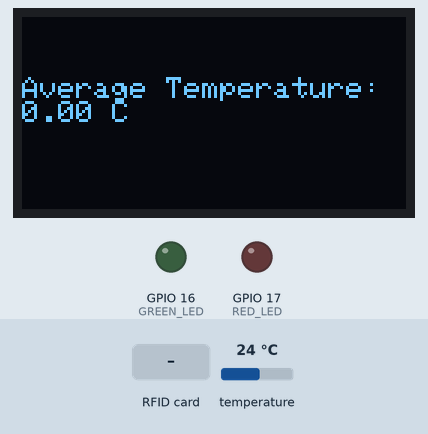
Simulated run of this program. Board: ESP32. Shown: 128×64 one-colour display, output pins drawn as LEDs (lit = HIGH). The test bench sets the inputs (shaded band); at power-on: temperature 24 °C. What the program prints to the serial monitor is not drawn.

Above: at 1.2 s.
1.3 s: RFID card A7 53 2E 06 held to the reader
At 4.5 s:
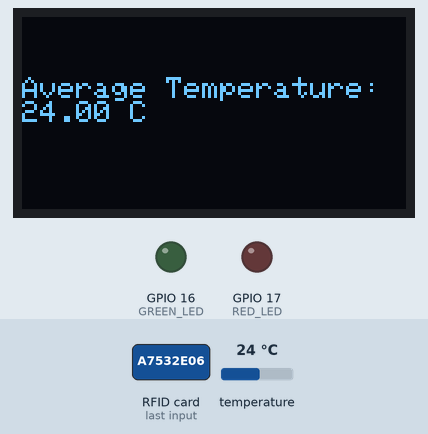
4.8 s: RFID card 5E 7A 19 C4 held to the reader
At 5.6 s:
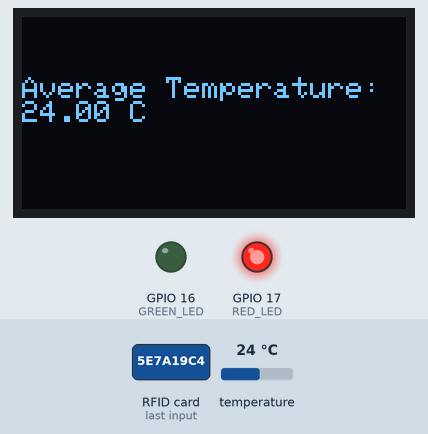
7.3 s: temperature set to 12 °C
At 9.1 s:
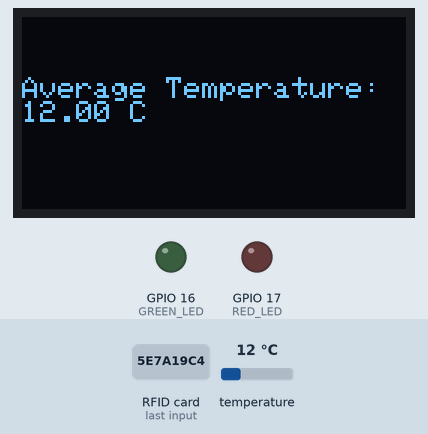
9.6 s: temperature set to 19 °C
11.6 s: RFID card 53 4E 04 56 held to the reader
At 12.8 s:
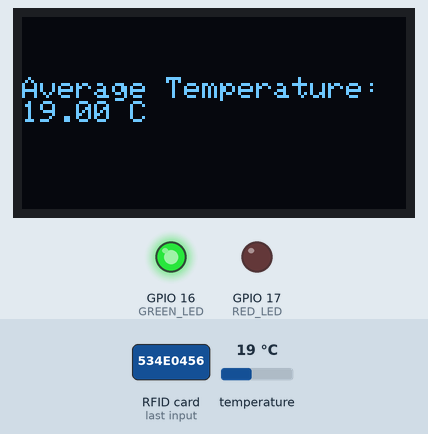
13.1 s: temperature set to 28 °C
At 15.3 s:
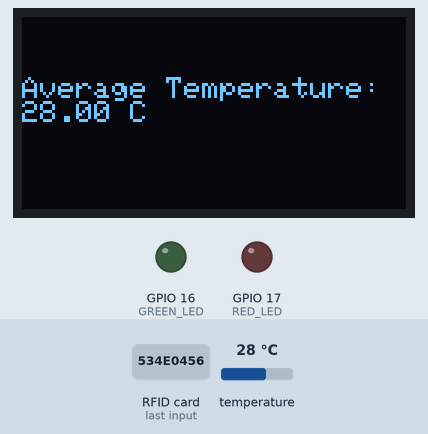
Timing chart, 0 to 16.7 s (numbered marks = the images above; inputs shaded):
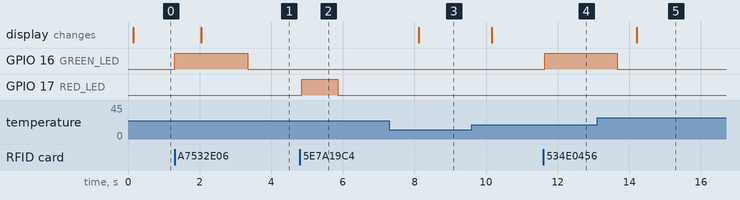

Measured:
- after the input at 1.3 s, GPIO 16 (GREEN_LED): LOW → HIGH at once, → LOW 2.0 s later
- after the input at 4.8 s, GPIO 17 (RED_LED): LOW → HIGH after 0.05 s, → LOW 1.0 s later
- after the input at 7.3 s, the display: changes after 0.83 s (image 3)
- after the input at 11.6 s, GPIO 16 (GREEN_LED): LOW → HIGH at once
- after the input at 13.1 s, the display: changes after 1.1 s (image 5)

The program:

main.cpp
```cpp
// Libraries needed for the project
#include <Arduino.h>
#include <Wire.h>
#include <SPI.h>
#include <SD.h>
#include <Adafruit_Sensor.h>
#include <Adafruit_BMP280.h>
#include <Adafruit_GFX.h>
#include <Adafruit_SSD1306.h>
#include <WiFi.h>
#include <MFRC522.h>
// BLE Library if selected as +1
#include "BLE_UART.h"

// Pin definitions
#define RFID_SS 5
#define RFID_RST 27

#define GREEN_LED 16
#define RED_LED 17

#define SCREEN_WIDTH 128
#define SCREEN_HEIGHT 64
#define OLED_DC 25
#define OLED_CS 26
#define OLED_RST 33
#define OLED_CLK 14
#define OLED_MOSI 13


//Global variables

String uid;
const int NUM_CARDS = 2; // Number of allowed cards
const String allowedCards[NUM_CARDS] = {"A7 53 2E 06", "53 4E 04 56"}; // Allowed card UIDs
unsigned long indicatorStart = 0; // Variable to store the start time of the indicator
unsigned long indicatorTime = 0; // Variable to store the duration of the indicator


bool indicatorOn = false; // Variable to track the state of the indicator
unsigned long lastScanTime = 0; // Variable to store the last scan time

float temperature; // Variable to store the temperature reading
unsigned long lastTempRead = 0; // Variable to store the last temperature reading time
const int TEMP_INTERVAL = 2000; // Interval for temperature readings in milliseconds
const int MAX_TEMP_READINGS = 10; // Maximum number of readings to store
float temperatureReadings[MAX_TEMP_READINGS] = {0}; // Array to store the temperature readings
int readingIndex = 0; // Index for storing temperature readings
int readingCount = 0; // Count of valid temperature readings

// Creating library objects
Adafruit_BMP280 bmp; // Object for BMP280 sensor
MFRC522 rfid(RFID_SS, RFID_RST); // Create MFRC522 instance
Adafruit_SSD1306 display(SCREEN_WIDTH, SCREEN_HEIGHT, OLED_MOSI, OLED_CLK, OLED_DC, OLED_RST, OLED_CS); // Create SSD1306 display object


//BMP280 Functions
void storeTemperatureReading(float temp) {
  temperatureReadings[readingIndex] = temp;
  readingIndex = (readingIndex + 1) % MAX_TEMP_READINGS;
  if (readingCount < MAX_TEMP_READINGS) {
    readingCount++;
  }
}

void calculateAverageTemperature() {
  if (readingCount == 0) {
    Serial.println("No temperature readings available.");
    return;
  }
    float sum = 0;
    for (int i = 0; i < readingCount; i++) {
    sum += temperatureReadings[i];
  }
   float average = sum / readingCount;
    Serial.print("Average Temperature: ");
    Serial.print(average);
    Serial.println(" C");
}

//LED Functions
void startIndicatorTimer(unsigned long duration)
{
  indicatorStart = millis();
  indicatorTime = duration;
  indicatorOn = true;
}

void allIndicatorsOff()
{
  digitalWrite(GREEN_LED, LOW);
  digitalWrite(RED_LED, LOW);
}

void onAccessGranted()
{
  Serial.println("ACCESS GRANTED");
  allIndicatorsOff();
  digitalWrite(GREEN_LED, HIGH);
  startIndicatorTimer(2000);
}

void onAccessDenied()
{
  Serial.println("ACCESS DENIED");
  allIndicatorsOff();
  digitalWrite(RED_LED, HIGH);
  startIndicatorTimer(1000);
}

//Turns RFID card's UID bytes into text
String getUID()
{
  String uid = "";
  for (byte i = 0; i < rfid.uid.size; i++)
  {
    if (rfid.uid.uidByte[i] < 0x10)
    {
      uid = uid + "0";
    }
    uid = uid + String(rfid.uid.uidByte[i], HEX);
    if (i < rfid.uid.size - 1)
    {
      uid = uid + " ";
    }
  }
  uid.toUpperCase();
  return uid;
}
// Checks if card's UID is in list of allowed cards
bool isAuthorized(String uid) {
  for (int i = 0; i < NUM_CARDS; i++) {
    if (uid == allowedCards[i])
    {
      return true;
    }
  }
  return false;
}


void setup() {
  Serial.begin(115200);
  SPI.begin();
  display.begin(SSD1306_SWITCHCAPVCC);
  Wire.begin(21,22);
  Serial.println("Program Started");

  //OLED Display Code
  display.clearDisplay();
  display.setTextSize(1);
  display.setTextColor(SSD1306_WHITE);
  display.setCursor(0, 0);

  //BMP280 Sensor Code

  Serial.println();
  if (bmp.begin(0x76)) {
    Serial.println("BMP280 sensor initialized successfully at 0x76");
  }
  else if (bmp.begin(0x77)) {
    Serial.println("BMP280 sensor initialized successfully at 0x77");
  }
  else {
    Serial.println("Could not find BMP280 sensor");
  }

  // RFID code
  rfid.PCD_Init();
  delay(10);
  rfid.PCD_DumpVersionToSerial();
  Serial.println("Tap a card...");

  //LED Code
  pinMode(GREEN_LED, OUTPUT);
  pinMode(RED_LED, OUTPUT);
}

void loop() {
  //RFID code
  if (rfid.PICC_IsNewCardPresent() && rfid.PICC_ReadCardSerial()) {
    String uid = getUID();
    Serial.print("Card UID: ");
    Serial.println(uid);

  if (isAuthorized(uid)) {
      onAccessGranted();
    }
  else {
      onAccessDenied();
    }
      rfid.PICC_HaltA();
  }
  if (indicatorOn == true && millis() - indicatorStart >= indicatorTime) {
    allIndicatorsOff();
    indicatorOn = false;
  }
  //BMP280 Sensor Code
 if (millis() - lastTempRead >= TEMP_INTERVAL){
    temperature = bmp.readTemperature();
    calculateAverageTemperature();
    lastTempRead = millis();
    storeTemperatureReading(temperature);
  }
 //OLED Display Code
  display.clearDisplay();
  display.setCursor(0, 20);
  display.print("Average Temperature: ");
  display.print(temperature);
  display.println(" C");
  display.display();
}
```

BLE_UART.h
```cpp
// =====================================================================
//  BLE_UART.h  -  Lab 8 helper file (provided by your instructor)
//
//  Place this file in the "include" folder of your PlatformIO project.
//  You do NOT need to read or change anything in this file.
//
//  It turns the ESP32 into a Bluetooth Low Energy (BLE) device that
//  uses the Nordic UART Service, so phone apps such as
//  Bluefruit Connect (iPhone and Android) can send it text.
//
//  Functions you can use in main.cpp:
//
//    bleBegin("ESP32_Name");   Start BLE and let phones find the ESP32
//    bleIsConnected()          true if a phone is connected
//    bleMessageAvailable()     true if a new message has arrived
//    bleReadMessage()          returns the new message as a String
//    bleSend("text")           sends text back to the phone
// =====================================================================

#pragma once

#include <Arduino.h>
#include <BLEDevice.h>
#include <BLEServer.h>
#include <BLEUtils.h>
#include <BLE2902.h>

// Nordic UART Service UUIDs
#define UART_SERVICE_UUID  "6E400001-B5A3-F393-E0A9-E50E24DCCA9E"
#define UART_RX_UUID       "6E400002-B5A3-F393-E0A9-E50E24DCCA9E"  // Phone -> ESP32
#define UART_TX_UUID       "6E400003-B5A3-F393-E0A9-E50E24DCCA9E"  // ESP32 -> Phone

static BLEServer*         bleServer       = NULL;
static BLECharacteristic* bleTxChar       = NULL;
static bool               bleWasConnected = false;
static volatile bool      bleNewMessage   = false;
static String             bleLastMessage  = "";

// Runs automatically when the phone writes a message
class BleRxEvents : public BLECharacteristicCallbacks
{
  void onWrite(BLECharacteristic* characteristic)
  {
    bleLastMessage = characteristic->getValue().c_str();
    bleLastMessage.trim();        // remove spaces and line endings
    bleNewMessage = true;
  }
};

// Start BLE with a device name and begin advertising
void bleBegin(String deviceName)
{
  BLEDevice::init(deviceName.c_str());

  bleServer = BLEDevice::createServer();

  BLEService* service = bleServer->createService(UART_SERVICE_UUID);

  bleTxChar = service->createCharacteristic(
      UART_TX_UUID, BLECharacteristic::PROPERTY_NOTIFY);
  bleTxChar->addDescriptor(new BLE2902());

  BLECharacteristic* rxChar = service->createCharacteristic(
      UART_RX_UUID,
      BLECharacteristic::PROPERTY_WRITE | BLECharacteristic::PROPERTY_WRITE_NR);
  rxChar->setCallbacks(new BleRxEvents());

  service->start();

  bleServer->getAdvertising()->addServiceUUID(UART_SERVICE_UUID);
  bleServer->getAdvertising()->start();
}

// true if a phone is connected
// The connection is read directly from the BLE server, so a disconnect
// is never missed. When the phone disconnects, advertising is restarted
// here (after a short pause) so the phone can find and reconnect to the
// ESP32. Restarting advertising inside the disconnect event itself can
// fail on some phones, leaving the ESP32 stuck.
bool bleIsConnected()
{
  if (bleServer == NULL)
  {
    return false;
  }

  bool connectedNow = bleServer->getConnectedCount() > 0;

  if (connectedNow == false && bleWasConnected == true)
  {
    delay(500);                     // give the BLE stack time to finish
    bleServer->startAdvertising();  // let a phone find the ESP32 again
  }

  bleWasConnected = connectedNow;
  return connectedNow;
}

// true if a new message has arrived from the phone
bool bleMessageAvailable()
{
  return bleNewMessage;
}

// Returns the newest message (and marks it as read)
String bleReadMessage()
{
  bleNewMessage = false;
  return bleLastMessage;
}

// Sends text to the phone (keep it under 20 characters)
void bleSend(String text)
{
  if (bleServer != NULL && bleServer->getConnectedCount() > 0 && bleTxChar != NULL)
  {
    bleTxChar->setValue(text.c_str());
    bleTxChar->notify();
  }
}
```
